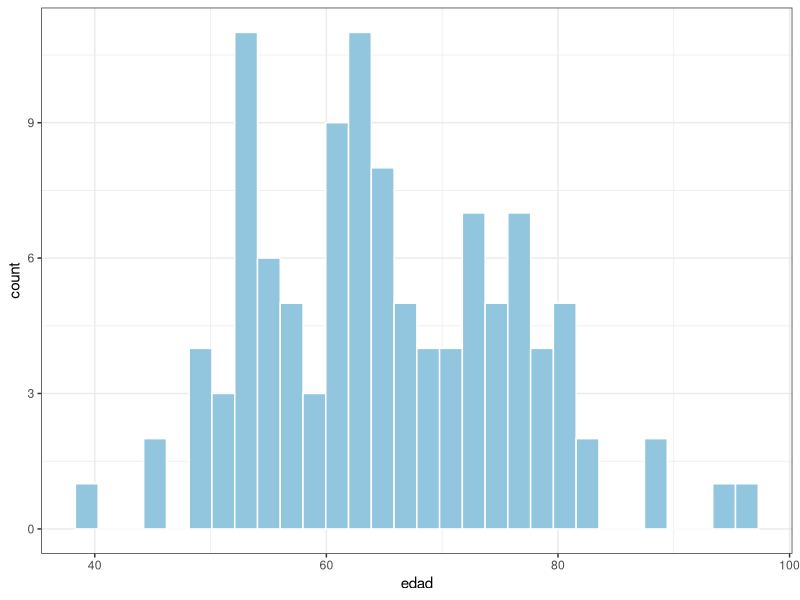
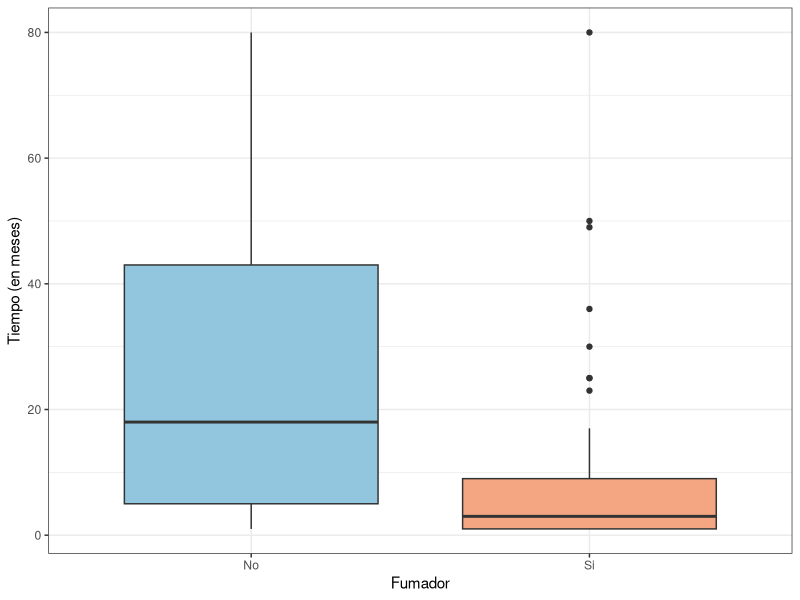
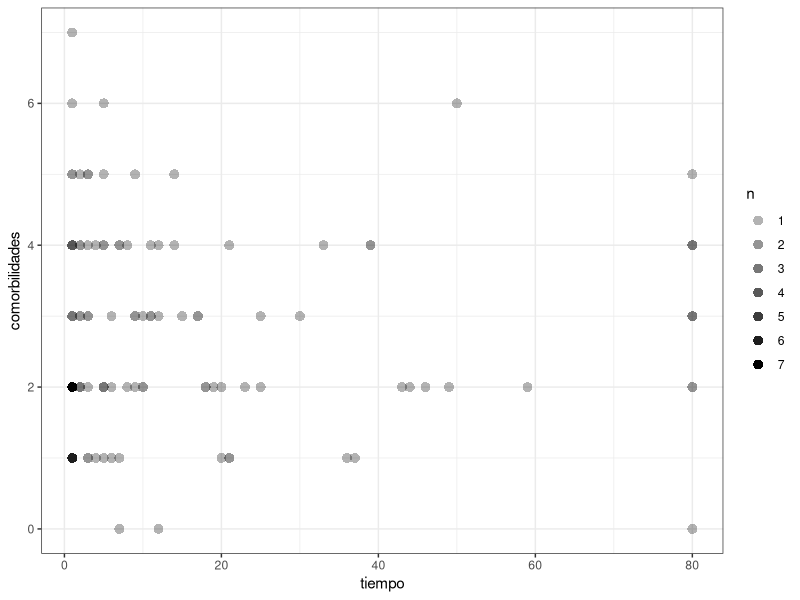

Write R code to recreate these figures, in order.
## ---- chunk 1
# holandaaaa se me ocurrió que podemos ir hablando por acá (igual pusé comentarios más abajo jeje)
## ---- chunk 2
knitr::opts_chunk$set(
  warning = FALSE,
  message = FALSE
)
## ---- chunk 3

library(readr)
library(tibble)
library(tidyverse)
library(dplyr)
library(knitr)
library(kableExtra)
library(RColorBrewer) # Paletas

## ---- chunk 4
# ------------ Cargando los datos  ------------
# Somos el grupo 7 así que nos corresponde el dataset 7:

datos <- read_csv("conjunto_grupo_7.csv")
View(datos)
summary(datos)
## ---- chunk 5
# Para ver paletas de colores: (Me gustó la RdBu, pero decime voooos)
# display.brewer.all()

# Para ver cuántos colores tiene la paleta:
# brewer.pal.info["RdBu", "maxcolors"]


# Para que los muestre:
# display.brewer.pal(n = 11, "RdBu")

# Para los nombres de los colores:
# brewer.pal(n = 11, name = "RdBu")

# Para ver qué color es cuál:
# colores <- brewer.pal(11, "RdBu")
# barplot(rep(1, 11), col = colores, names.arg = colores, las = 2)

# Ver de ponerles nombres
# colores <- brewer.pal(11, "RdBu")
# names(colores) <- c("RojoOscuro", "Rojo", "Rosa", "Salmón", "Beige",
#                     "Gris", "Celeste", "AzulClaro", "Azul", "AzulOscuro", "AzulMuyOscuro")

## ---- chunk 6

# ------------ Análisis descriptivo ------------

 # IDEAS:
 # - Histograma de edad
 # - Diagrama de torta de sexo biológico?
 # - Boxplot de los tiempos para fumadores/ no fumadores?
 # - Boxplot de los tiempos para distintos niveles de actividad física?

# Histograma:
# VER
ggplot(datos, aes(x = edad)) +
  geom_histogram(fill = "#92C5DE", color = "white") +
  theme_bw()
## ---- chunk 7
# Boxplot fumadores:
datos %>% 
  group_by(fumador) %>% 
  ggplot(aes(x = fumador, y = tiempo, fill = fumador)) + 
  geom_boxplot() +
  scale_fill_manual(values = c("#92C5DE", "#F4A582"))+
  labs (x = "Fumador", y = "Tiempo (en meses)") +
  scale_x_discrete(label = c("No", "Si")) +
  theme_bw() +
  theme(legend.position = "none") 


## ---- chunk 8
#BORRAR ???
 # VER si usar o no 
# datos %>% 
#   group_by(actividad) %>% 
#   ggplot(aes(x = actividad, y = tiempo)) + 
#   geom_boxplot() +
#   theme_bw()


 # BORRAR????
# Intentando una tabla, capaz es más útil que un gráfico en este caso:
# datos %>% 
#   group_by(actividad) %>% 
#   summarise(
#      n = n(),
#     media = mean(tiempo),
#     mediana = median(tiempo),
#     sd = sd(tiempo)
#    )


# DEJAR ESTA ?
# Esta me gusta más:
datos %>% 
  mutate(
    actividad = str_to_title(as.character(actividad)),
        actividad = factor(actividad,
                       levels = c("Alta", "Moderada", "Baja"))) %>% 
  group_by(actividad) %>% 
  summarise(
    n = n(),
    media = mean(tiempo),
    mediana = median(tiempo),
    sd = sd(tiempo)
  ) %>%
  mutate(
    across(where(is.numeric),
           ~round(.x, 2))) %>%
  kable(
    caption = "Medidas descriptivas de los pacientes según nivel \\ de actividad física",
    col.names = c("Actividad", "n", "Media", "Mediana", "Desvío estándar"),
    escape = F) %>%
  kable_styling(latex_options = c("responsive", "hold_position"))



## ---- chunk 9
# Comorbilidad:
ggplot(datos, aes(x = tiempo, y = comorbilidades)) +
  geom_count(aes(alpha = after_stat(n)), shape = 16, size = 3) +
  scale_alpha(range = c(0.3, 1)) +
  theme_bw()
